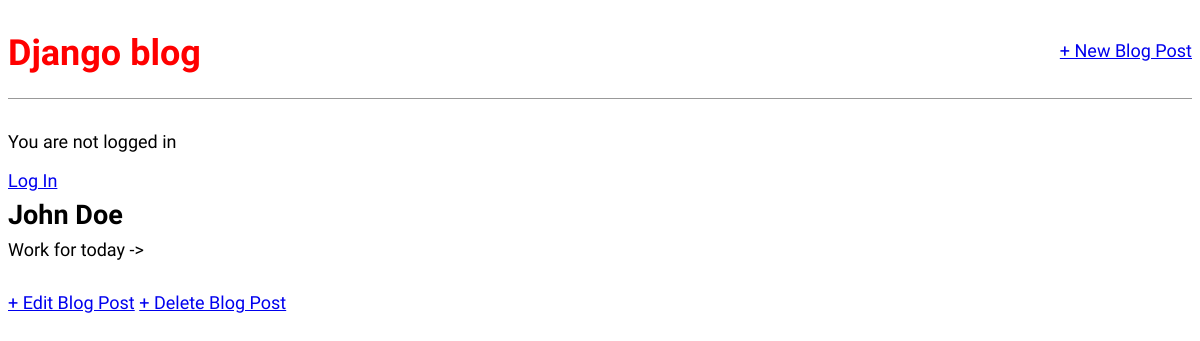
Before: /post/1 with the older database file.
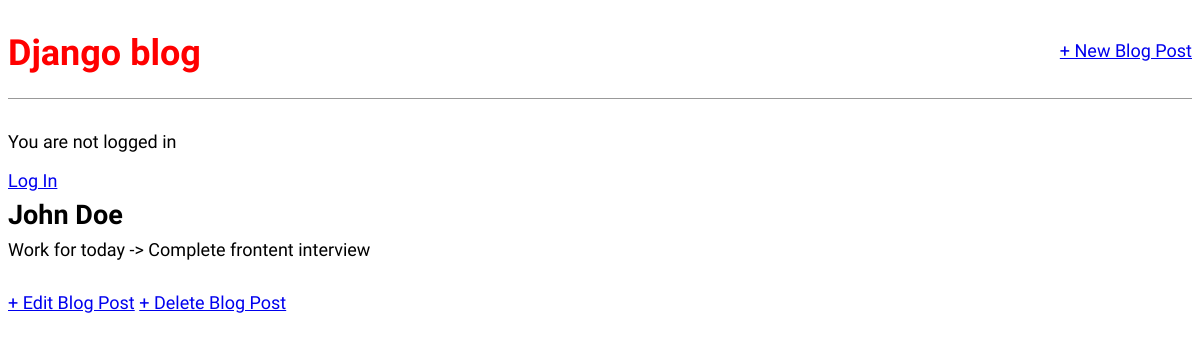
After: the same page with the newer database file.
### blog/models.py (models this page shows, shortened)
class Post(models.Model):
    title = models.CharField(max_length=200)
    author = models.ForeignKey(
        'auth.User',
        on_delete=models.CASCADE,
    )
    body = models.TextField()

### blog/views.py (the view)
# urls.py: path('post/<int:pk>', BlogDetailView.as_view(), name='post_detail'),
class BlogDetailView(DetailView):
    model = Post
    template_name = "post_detail.html"
    context_object_name = "blog_details"

### templates/post_detail.html
{% extends "base.html" %}
{% block content %}
<div class="post-entry">
    <h2>{{ blog_details.title }}</h2>
    <p>{{ blog_details.body }}</p>
</div>
<a href="{% url 'post_edit' blog_details.pk %}">+ Edit Blog Post</a>
<a href="{% url 'post_delete' blog_details.pk %}">+ Delete Blog Post</a>
{% endblock content %}

Changed rows visible on the page:
changed Post "John Doe": body "Work for today ->" → "Work for today -> Complete frontent interview"
